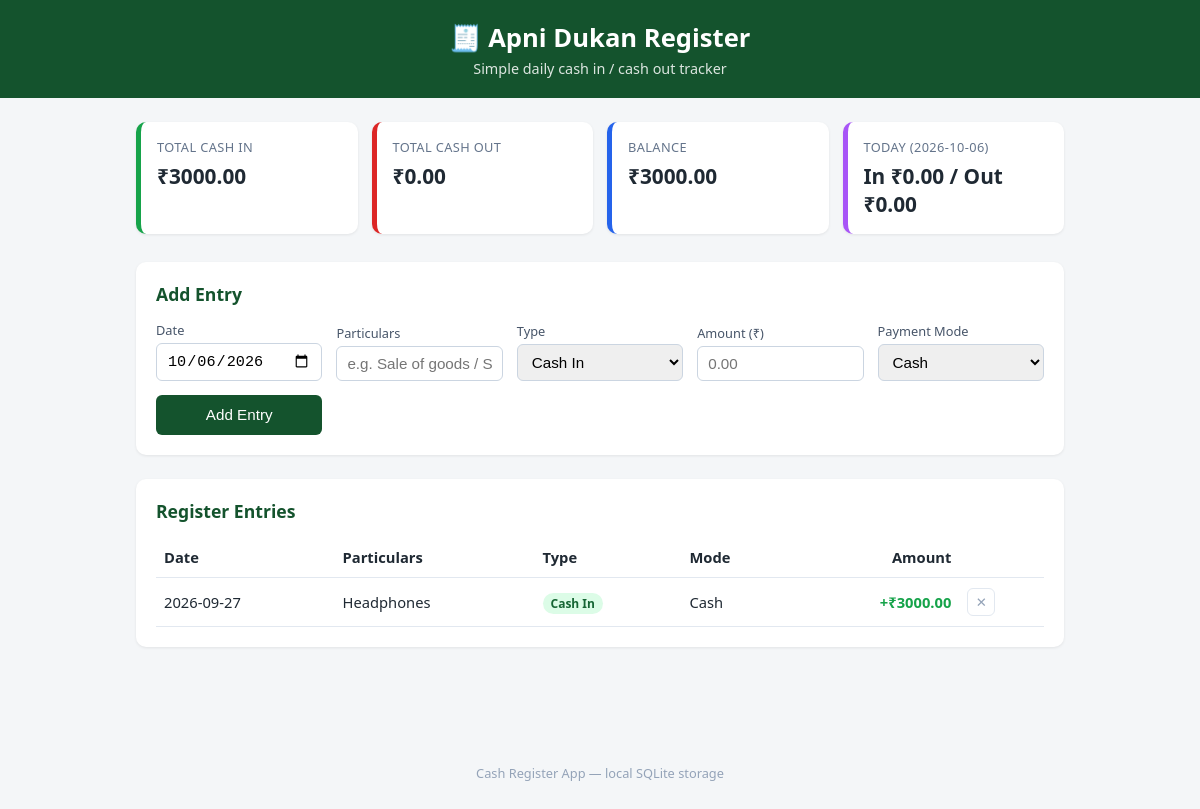
The page / on the database its author committed.
### tables this page shows
CREATE TABLE entries (
            id INTEGER PRIMARY KEY AUTOINCREMENT,
            entry_date TEXT NOT NULL,
            particulars TEXT NOT NULL,
            entry_type TEXT NOT NULL CHECK(entry_type IN ('IN', 'OUT')),
            amount REAL NOT NULL,
            payment_mode TEXT NOT NULL DEFAULT 'Cash',
            created_at TEXT NOT NULL
        );

### app.py (the view)
@app.route("/")
def index():
    conn = get_db()
    entries = conn.execute(
        "SELECT * FROM entries ORDER BY entry_date DESC, id DESC"
    ).fetchall()
    total_in = conn.execute(
        "SELECT COALESCE(SUM(amount), 0) AS t FROM entries WHERE entry_type='IN'"
    ).fetchone()["t"]
    total_out = conn.execute(
        "SELECT COALESCE(SUM(amount), 0) AS t FROM entries WHERE entry_type='OUT'"
    ).fetchone()["t"]
    today_str = date.today().isoformat()
    today_in = conn.execute(
        "SELECT COALESCE(SUM(amount), 0) AS t FROM entries WHERE entry_type='IN' AND entry_date=?",
        (today_str,),
    ).fetchone()["t"]
    today_out = conn.execute(
        "SELECT COALESCE(SUM(amount), 0) AS t FROM entries WHERE entry_type='OUT' AND entry_date=?",
        (today_str,),
    ).fetchone()["t"]
    conn.close()
    balance = total_in - total_out
    today_net = today_in - today_out
    return render_template(
        "index.html",
        entries=entries,
        total_in=total_in,
        total_out=total_out,
        balance=balance,
        today_in=today_in,
        today_out=today_out,
        today_net=today_net,
        today_str=today_str,
    )

### app.py (called while the page is built)
def get_db():
    conn = sqlite3.connect(DB_PATH)
    conn.row_factory = sqlite3.Row
    return conn

### templates/index.html (shortened to what this page needs)
{% extends "base.html" %}
{% block content %}
<section class="summary-grid">
    <div class="card card-in">
        <span class="card-label">Total Cash In</span>
        <span class="card-value">₹{{ "%.2f"|format(total_in) }}</span>
    </div>
    <div class="card card-out">
        <span class="card-label">Total Cash Out</span>
        <span class="card-value">₹{{ "%.2f"|format(total_out) }}</span>
    </div>
    <div class="card card-balance {{ 'negative' if balance < 0 else '' }}">
        <span class="card-label">Balance</span>
        <span class="card-value">₹{{ "%.2f"|format(balance) }}</span>
    </div>
    <div class="card card-today">
        <span class="card-label">Today ({{ today_str }})</span>
        <span class="card-value">In ₹{{ "%.2f"|format(today_in) }} / Out ₹{{ "%.2f"|format(today_out) }}</span>
    </div>
</section>
<section class="add-entry">
    <h2>Add Entry</h2>
    <form action="{{ url_for('add_entry') }}" method="POST" class="entry-form">
        <div class="form-row">
            <label for="entry_date">Date</label>
            <input type="date" id="entry_date" name="entry_date" value="{{ today_str }}" required>
        </div>
        <div class="form-row">
            <label for="particulars">Particulars</label>
            <input type="text" id="particulars" name="particulars" placeholder="e.g. Sale of goods / Shop rent" required>
        </div>
        <div class="form-row">
            <label for="entry_type">Type</label>
            <select id="entry_type" name="entry_type" required>
                <option value="IN">Cash In</option>
            </select>
        </div>
        <div class="form-row">
            <label for="amount">Amount (₹)</label>
            <input type="number" id="amount" name="amount" step="0.01" min="0.01" placeholder="0.00" required>
        </div>
        <div class="form-row">
            <label for="payment_mode">Payment Mode</label>
            <select id="payment_mode" name="payment_mode">
                <option value="Cash">Cash</option>
            </select>
        </div>
        <button type="submit" class="btn-add">Add Entry</button>
    </form>
</section>
<section class="entries">
    <h2>Register Entries</h2>
    {% if entries %}
    <div class="table-wrap">
        <table>
            <thead>
                <tr>
                    <th>Date</th>
                    <th>Particulars</th>
                    <th>Type</th>
                    <th>Mode</th>
                    <th class="right">Amount</th>
                    <th></th>
                </tr>
            </thead>
            <tbody>
                {% for e in entries %}
                <tr>
                    <td>{{ e["entry_date"] }}</td>
                    <td>{{ e["particulars"] }}</td>
                    <td>
                        <span class="tag {{ 'tag-in' if e['entry_type'] == 'IN' else 'tag-out' }}">
                            {{ "Cash In" if e["entry_type"] == "IN" else "Cash Out" }}
                        </span>
                    </td>
                    <td>{{ e["payment_mode"] }}</td>
                    <td class="right {{ 'in-amount' if e['entry_type'] == 'IN' else 'out-amount' }}">
                        {{ "+" if e["entry_type"] == "IN" else "-" }}₹{{ "%.2f"|format(e["amount"]) }}
                    </td>
                    <td>
                        <form action="{{ url_for('delete_entry', entry_id=e['id']) }}" method="POST"
                              onsubmit="return confirm('Delete this entry?');">
                            <button type="submit" class="btn-delete">✕</button>
                        </form>
                    </td>
                </tr>
                {% endfor %}
            </tbody>
        </table>
    </div>
    {% else %}
    <p class="empty">No entries yet. Add your first cash entry above.</p>
    {% endif %}
</section>
{% endblock %}

### templates/base.html (shortened to what this page needs)
<!DOCTYPE html>
<html lang="en">
<head>
<link rel="stylesheet" href="{{ url_for('static', filename='style.css') }}">
</head>
<body>
    <header class="topbar">
        <h1>🧾 Apni Dukan Register</h1>
        <p class="subtitle">Simple daily cash in / cash out tracker</p>
    </header>
    <main class="container">
        {% block content %}{% endblock %}
    </main>
    <footer class="footer">
        <p>Cash Register App &mdash; local SQLite storage</p>
    </footer>
</body>
</html>

### static/style.css (style rules this page uses)
* { box-sizing: border-box; }
body { margin: 0; font-family: 'Segoe UI', Arial, sans-serif; background: #f4f6f8; color: #1f2933; }
.topbar { background: #14532d; color: #fff; padding: 20px 24px; text-align: center; }
.topbar h1 { margin: 0 0 4px 0; font-size: 1.6rem; }
.subtitle { margin: 0; opacity: 0.85; font-size: 0.9rem; }
.container { max-width: 960px; margin: 24px auto; padding: 0 16px 40px; }
.summary-grid { display: grid; grid-template-columns: repeat(auto-fit, minmax(180px, 1fr)); gap: 14px; margin-bottom: 28px; }
.card { background: #fff; border-radius: 10px; padding: 16px; box-shadow: 0 1px 3px rgba(0,0,0,0.08); display: flex; flex-direction: column; gap: 6px; border-left: 5px solid #cbd5e1; }
.card-label { font-size: 0.8rem; color: #64748b; text-transform: uppercase; letter-spacing: 0.03em; }
.card-value { font-size: 1.3rem; font-weight: 700; }
.card-in { border-left-color: #16a34a; }
.card-out { border-left-color: #dc2626; }
.card-balance { border-left-color: #2563eb; }
.card-today { border-left-color: #a855f7; }
.add-entry, .entries { background: #fff; border-radius: 10px; padding: 20px; margin-bottom: 24px; box-shadow: 0 1px 3px rgba(0,0,0,0.08); }
.add-entry h2, .entries h2 { margin-top: 0; font-size: 1.1rem; color: #14532d; }
.entry-form { display: grid; grid-template-columns: repeat(auto-fit, minmax(160px, 1fr)); gap: 14px; align-items: end; }
.form-row { display: flex; flex-direction: column; gap: 4px; }
.form-row label { font-size: 0.8rem; color: #475569; }
.form-row input, .form-row select { padding: 8px 10px; border: 1px solid #cbd5e1; border-radius: 6px; font-size: 0.95rem; }
.btn-add { background: #14532d; color: #fff; border: none; padding: 10px 16px; border-radius: 6px; cursor: pointer; font-size: 0.95rem; height: 40px; }
.table-wrap { overflow-x: auto; }
table { width: 100%; border-collapse: collapse; font-size: 0.92rem; }
th, td { padding: 10px 8px; border-bottom: 1px solid #e2e8f0; text-align: left; white-space: nowrap; }
th.right, td.right { text-align: right; }
.tag { padding: 2px 8px; border-radius: 999px; font-size: 0.75rem; font-weight: 600; }
.tag-in { background: #dcfce7; color: #166534; }
.in-amount { color: #16a34a; font-weight: 600; }
.btn-delete { background: transparent; border: 1px solid #e2e8f0; color: #94a3b8; border-radius: 6px; width: 28px; height: 28px; cursor: pointer; }
.footer { text-align: center; padding: 16px; color: #94a3b8; font-size: 0.8rem; }

### rows shown on the page
entries: entry_date "2026-09-27", particulars "Headphones", entry_type "Cash In", payment_mode "Cash", entry_type "+", amount "3000.00"

### other values the page prints
{{ "%.2f"|format(total_in) }} "3000.00"
{{ "%.2f"|format(total_out) }} "0.00"
{{ "%.2f"|format(balance) }} "3000.00"
{{ "%.2f"|format(today_in) }} "0.00"
{{ "%.2f"|format(today_out) }} "0.00"
